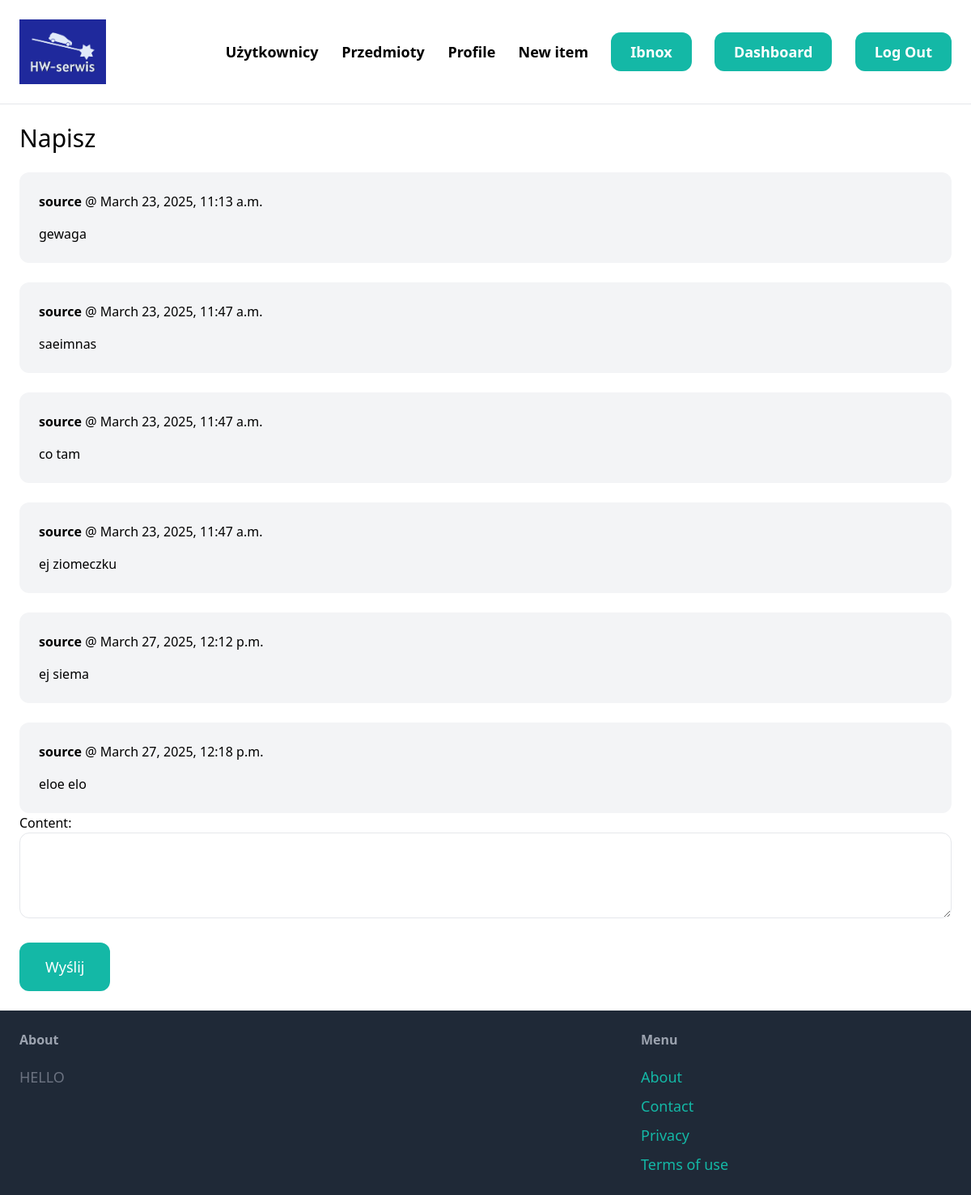
The page /inbox/4/ (signed in) on the database as committed earlier.
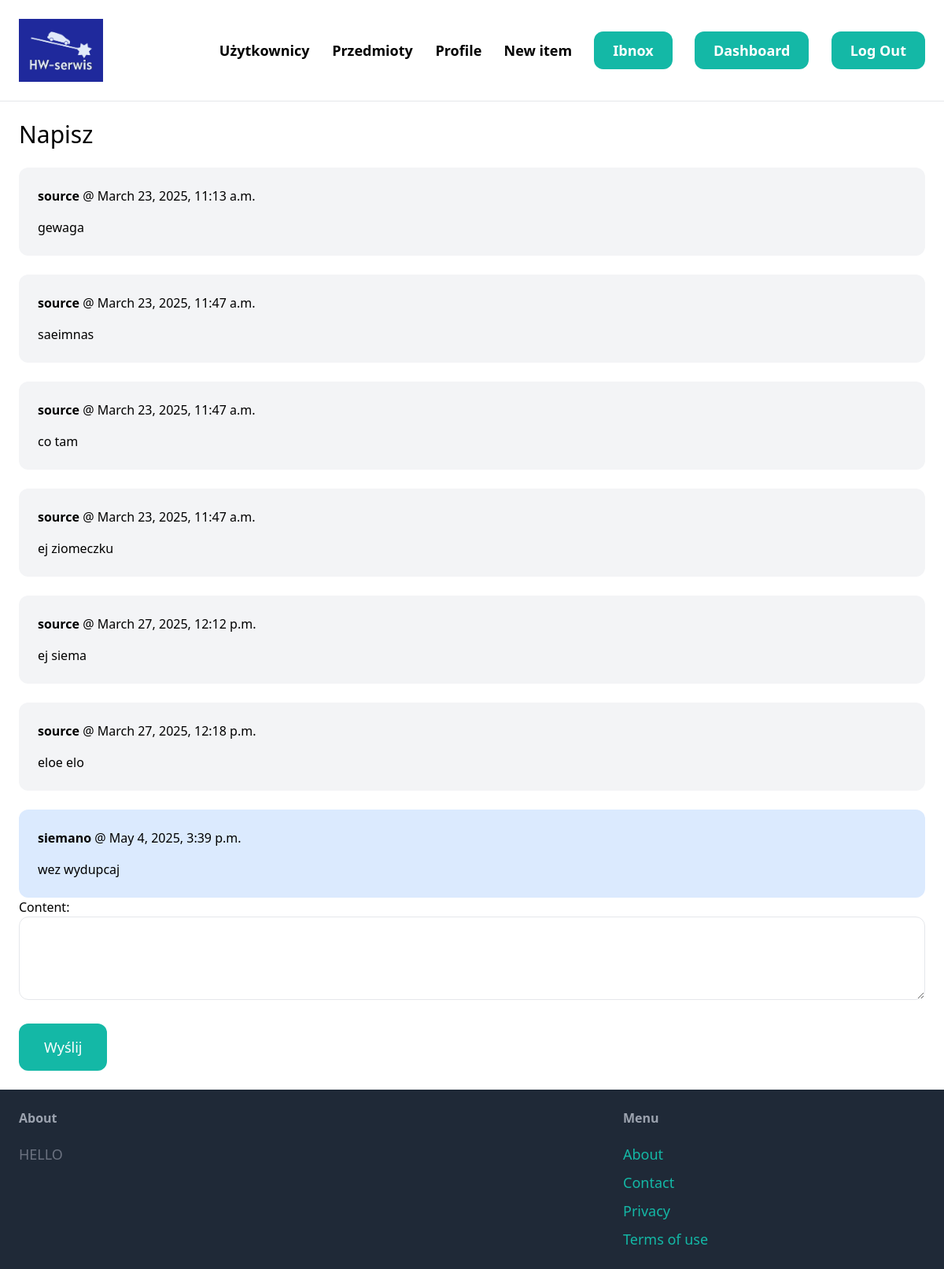
The same page on the database as committed later.
### conversation/models.py (models this page shows)
class ConversationMessage(models.Model):
    conversation = models.ForeignKey(Conversation, related_name='messages', on_delete=models.CASCADE)
    content = models.TextField()
    created_at = models.DateTimeField(auto_now_add=True)
    created_by = models.ForeignKey(User,related_name='created_messages', on_delete=models.CASCADE)

### conversation/views.py (the view)
# urls.py: path('<int:pk>/', views.detail, name='detail'),
@login_required
def detail(request,pk):
    conversation = Conversation.objects.filter(members__in=[request.user.id]).get(pk=pk)
    if request.method =='POST':
        form = ConversationMessageForm(request.POST)
        if form.is_valid():
            conversation_message = form.save(commit=False)
            conversation_message.conversation = conversation
            conversation_message.created_by = request.user
            conversation_message.save()
            conversation.save()
            return redirect('conversation:detail', pk=pk)
    else:
        form = ConversationMessageForm()
    return render(request, 'conversation/detail.html', {'conversation': conversation, 'form': form})

### conversation/forms.py
class ConversationMessageForm(forms.ModelForm):
    class Meta:
        model = ConversationMessage
        fields = ['content']
        widgets = {
            'content': forms.Textarea(attrs={
                'rows': 3, 'class': 'w-full py-4 px-6 rounded-xl border'}),
        }

### conversation/templates/conversation/detail.html (shortened to what this page needs)
{% extends 'core/base.html' %}
{% block content %}
    <h1 class="mb-6 text-3xl">Napisz</h1>
    <div class="space-y-6">
        {% for message in conversation.messages.all %}
            <div class="p-6 flex {% if message.created_by == request.user %} bg-blue-100 {% else %} bg-gray-100 {% endif %}  rounded-xl">
                <div>
                    <p class="mb-4"><strong>{{ message.created_by.username }}</strong> @ {{ message.created_at }}</p>
                    <p>{{ message.content }}</p>
                </div>
            </div>
        {% endfor %}
    </div>
    <form method="post" action=".">
        <div class="space-y-4">
            {{ form.as_p }}
        </div>
        <button class="mt-6 py-4 px-8 text-lg bg-teal-500 hover:bg-teal-700 rounded-xl text-white">Wyślij</button>
    </form>
{% endblock %}

Rows that differ between the two databases and show on the page:
added ConversationMessage: created_by.username "siemano", created_at "May 4, 2025, 3:39 p.m.", content "wez wydupcaj"
